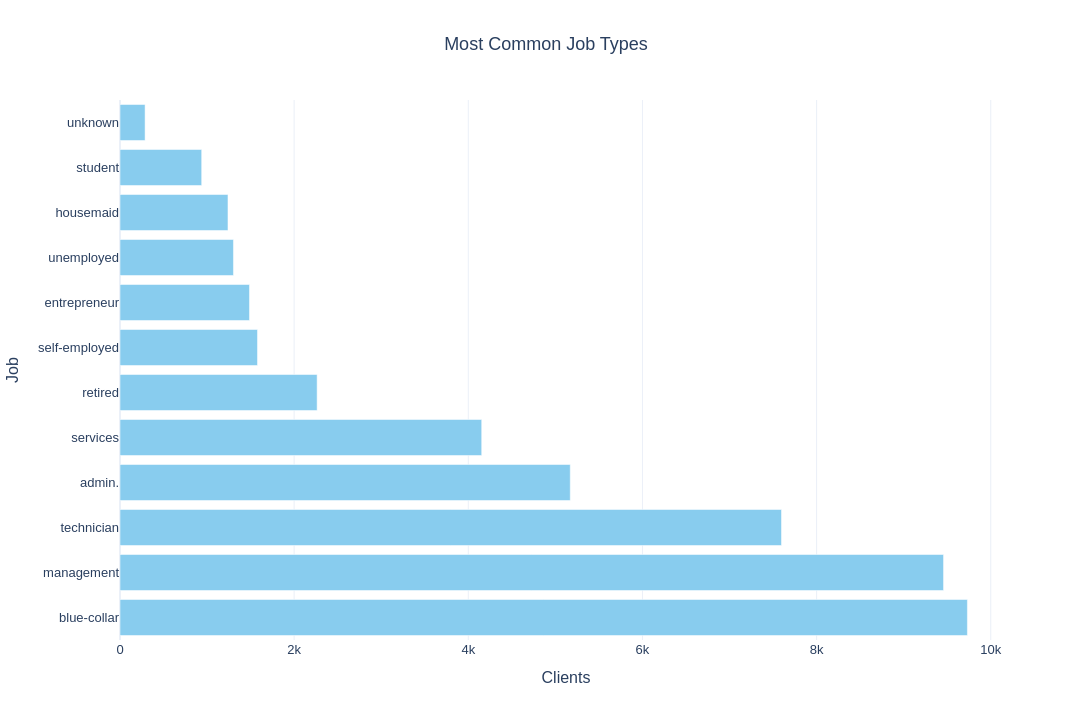

Source (notebook cell):
### Markdown cell above
<div style="
  width: 97%;
  margin: 18px 0;
  padding: 14px 18px;
  border-radius: 12px;
  text-align: left;
  background: rgba(140, 140, 140, 0.10);
  border: 1px solid rgba(140, 140, 140, 0.18);
  box-shadow: 0 6px 18px rgba(0,0,0,0.12);
  backdrop-filter: blur(10px);
  position: relative;
  overflow: hidden;
">
  <div style="
    position: absolute;
    left: 0; 
    top: 0; 
    bottom: 0;
    width: 6px;
    background: linear-gradient(180deg, #5e0ab9 0%, #6a11cb 55%, #3f84fd 100%);
  "></div>
  <h3 style="
    margin: 0;
    padding-left: 12px;
    font-family: 'Segoe UI', sans-serif;
    font-weight: 800;
    letter-spacing: 1px;
    font-size: 1.25em;
    color: inherit;
  ">
    2. Q3 What are the most common job types?
  </h3>
</div>

### Code cell
our_plots.plot_bar(df["job"], title="Most Common Job Types", x_label="Job", y_label="Clients", sort_by="values", horizontal=True)

### Figure 1 — Plotly figure (JSON) as saved in the notebook; plotly's stock layout.template omitted (floating-point values rounded to 4 significant figures)
{"data": [{"hovertemplate": "Clients=%{x}<br>Job=%{y}<extra></extra>", "legendgroup": "", "marker": {"color": "rgb(136, 204, 238)", "pattern": {"shape": ""}}, "name": "", "orientation": "h", "showlegend": false, "textposition": "auto", "type": "bar", "x": [9732, 9458, 7597, 5171, 4154, 2264, 1579, 1487, 1303, 1240, 938, 288], "xaxis": "x", "y": ["blue-collar", "management", "technician", "admin.", "services", "retired", "self-employed", "entrepreneur", "unemployed", "housemaid", "student", "unknown"], "yaxis": "y"}], "layout": {"barmode": "relative", "font": {"family": "Arial", "size": 13}, "height": 720, "legend": {"tracegroupgap": 0}, "showlegend": false, "title": {"text": "Most Common Job Types", "x": 0.5}, "width": 1290, "xaxis": {"anchor": "y", "domain": [0, 1], "title": {"text": "Clients"}}, "yaxis": {"anchor": "x", "domain": [0, 1], "title": {"text": "Job"}}}}
